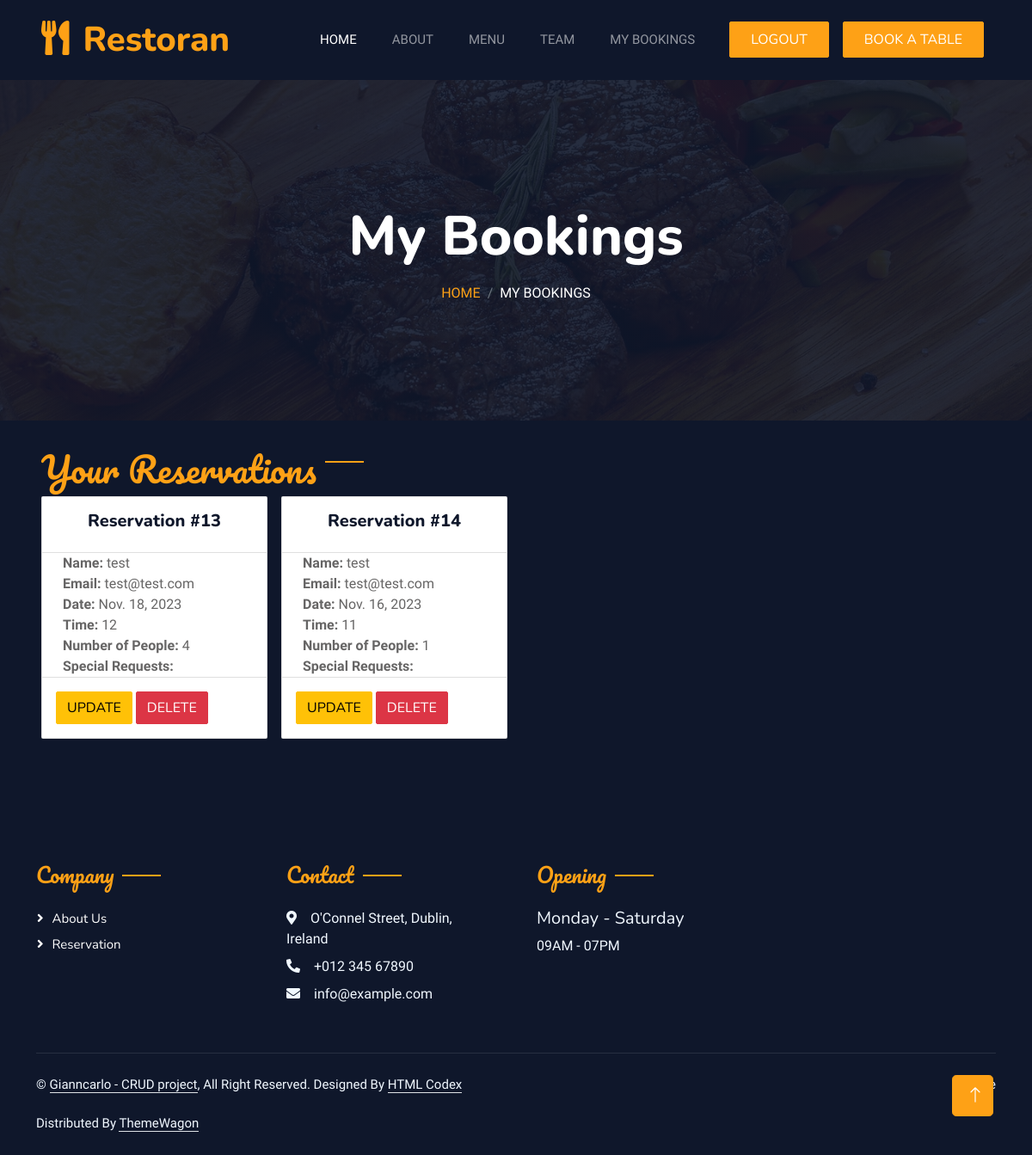
/profile/reservation_list/ (signed in), run on the app's committed database.
### profiles/models.py (models this page shows, shortened)
class Reservation(models.Model):
    user = models.ForeignKey(User, on_delete=models.CASCADE)
    name = models.CharField(max_length=255)
    email = models.EmailField()
    date = models.DateField()
    time = models.IntegerField(choices=[
        (9, '9AM'),
        (10, '10AM'),
        (11, '11AM'),
        (12, '12M'),
        (13, '1PM'),
        (14, '2PM'),
        (15, '3PM'),
        (16, '4PM'),
        (17, '5PM'),
        (18, '6PM'),
    ])
    no_of_people = models.IntegerField(choices=[
        (1, '1'),
        (2, '2'),
        (3, '3'),
        (4, '4'),
        (5, '5'),
    ])
    special_request = models.TextField(blank=True)

### profiles/views.py (the view)
# urls.py: path('reservation_list/', views.reservation_list, name='reservation_list'),
def reservation_list(request):
    reservations = Reservation.objects.all()
    return render(request, 'reservation_list.html', {'reservations': reservations})

### profiles/templates/reservation_list.html (shortened to what this page needs)
{% extends "base.html" %}
{% load static %}
{% block content %}
{% if user.is_authenticated %}
{% include 'includes/list.html' %}
{% endif %}
{% endblock %}

### templates/includes/list.html (shortened to what this page needs)
<div class="container-xxl py-5 bg-dark hero-header">
    <div class="container text-center my-5 pt-5 pb-4">
        <h1 class="display-3 text-white mb-3 animated slideInDown">My Bookings</h1>
        <nav aria-label="breadcrumb">
            <ol class="breadcrumb justify-content-center text-uppercase">
                <li class="breadcrumb-item"><a href="{% url 'home' %}">Home</a></li>
                <li class="breadcrumb-item text-white active" aria-current="page">My Bookings</li>
            </ol>
        </nav>
    </div>
</div>
<div id="reservation" class="container-xxl px-0 wow fadeInUp" data-wow-delay="0.1s">
    <div class="row g-0">
        <div class="pb-5 col-md-12 bg-dark d-flex align-items-center">
            <div class="mx-5 pt-3 col-md-11 wow fadeInUp" data-wow-delay="0.2s">
                <h1 class="pt-3 section-title ff-secondary text-start text-primary fw-normal">Your Reservations</h1>
                {% if user.is_authenticated %}
                    {% if user.is_superuser %}
                        {% if reservations %}
                            <div class="container-xxl px-0 wow fadeInUp" data-wow-delay="0.1s">
                                <div class="row row-cols-1 row-cols-sm-2 row-cols-md-3 row-cols-lg-4 g-3 overflow-hidden">
                                    {% for reservation in reservations %}
                                    <div class="col">
                                        <div class="card">
                                            <div class="card-body">
                                                <h5 class="text-center card-title">Reservation #{{ reservation.id }}</h5>
                                            </div>
                                            <ul class="px-4 list-group list-group-flush" style="list-style-type: none;">
                                                <li>
                                                    <strong>Name:</strong> {{ reservation.name }}<br>
                                                    <strong>Email:</strong> {{ reservation.email }}<br>
                                                    <strong>Date:</strong> {{ reservation.date }}<br>
                                                    <strong>Time:</strong> {{ reservation.time }}<br>
                                                    <strong>Number of People:</strong> {{ reservation.no_of_people }}<br>
                                                    <strong>Special Requests:</strong> {{ reservation.special_request }}<br>
                                                </li>
                                            </ul>
                                            <div class="card-body">
                                                <a href="{% url 'update_list' reservation.id %}" class="btn btn-warning">Update</a>
                                                <a href="{% url 'delete_reservation' reservation.id %}" class="btn btn-danger">Delete</a>
                                            </div>
                                        </div>
                                    </div>
                                    {% endfor %}
                                </div>
                            </div>
                        {% endif %}
                    {% else %}
                        {% if reservations %}
                            <div class="container-xxl px-0 wow fadeInUp" data-wow-delay="0.1s">
                                <div class="row row-cols-1 row-cols-sm-2 row-cols-md-3 row-cols-lg-4 g-3 overflow-hidden">
                                    {% for reservation in reservations %}
                                        {% if reservation.user == user %}
                                            <div class="col">
                                                <div class="card">
                                                    <div class="card-body">
                                                        <h5 class="text-center card-title">Reservation #{{ reservation.id }}</h5>
                                                    </div>
                                                    <ul class="px-4 list-group list-group-flush" style="list-style-type: none;">
                                                        <li>
                                                            <strong>Name:</strong> {{ reservation.name }}<br>
                                                            <strong>Email:</strong> {{ reservation.email }}<br>
                                                            <strong>Date:</strong> {{ reservation.date }}<br>
                                                            <strong>Time:</strong> {{ reservation.time }}<br>
                                                            <strong>Number of People:</strong> {{ reservation.no_of_people }}<br>
                                                            <strong>Special Requests:</strong> {{ reservation.special_request }}<br>
                                                        </li>
                                                    </ul>
                                                    <div class="card-body">
                                                        <a href="{% url 'update_list' reservation.id %}" class="btn btn-warning">Update</a>
                                                        <a href="{% url 'delete_reservation' reservation.id %}" class="btn btn-danger">Delete</a>
                                                    </div>
                                                </div>
                                            </div>
                                        {% endif %}
                                    {% endfor %}
                                </div>
                            </div>
                        {% endif %}
                    {% endif %}
                {% endif %}
            </div>
        </div>
    </div>
</div>

### static/css/style.css (style rules this page uses)
:root { --primary: #FEA116; --light: #F1F8FF; --dark: #0F172B; }
.text-primary { color: var(--primary) !important; }
.ff-secondary { font-family: 'Pacifico', cursive; }
.btn { font-family: 'Nunito', sans-serif; font-weight: 500; text-transform: uppercase; transition: .5s; }
.hero-header { background: linear-gradient(rgba(15, 23, 43, .9), rgba(15, 23, 43, .9)), url(../img/bg-hero.jpg); background-position: center center; background-repeat: no-repeat; background-size: cover; }
.breadcrumb-item + .breadcrumb-item::before { color: rgba(255, 255, 255, .5); }
.section-title { position: relative; display: inline-block; }
.section-title::before { position: absolute; content: ""; width: 45px; height: 2px; top: 50%; left: -55px; margin-top: -1px; background: var(--primary); }
.section-title::after { position: absolute; content: ""; width: 45px; height: 2px; top: 50%; right: -55px; margin-top: -1px; background: var(--primary); }
.section-title.text-start::before, .section-title.text-end::after { display: none; }

### data on the page
Reservation: id "13", name "test", email "test@test.com", date "Nov. 18, 2023", time "12", no_of_people "4"
Reservation: id "14", name "test", email "test@test.com", date "Nov. 16, 2023", time "11", no_of_people "1"
